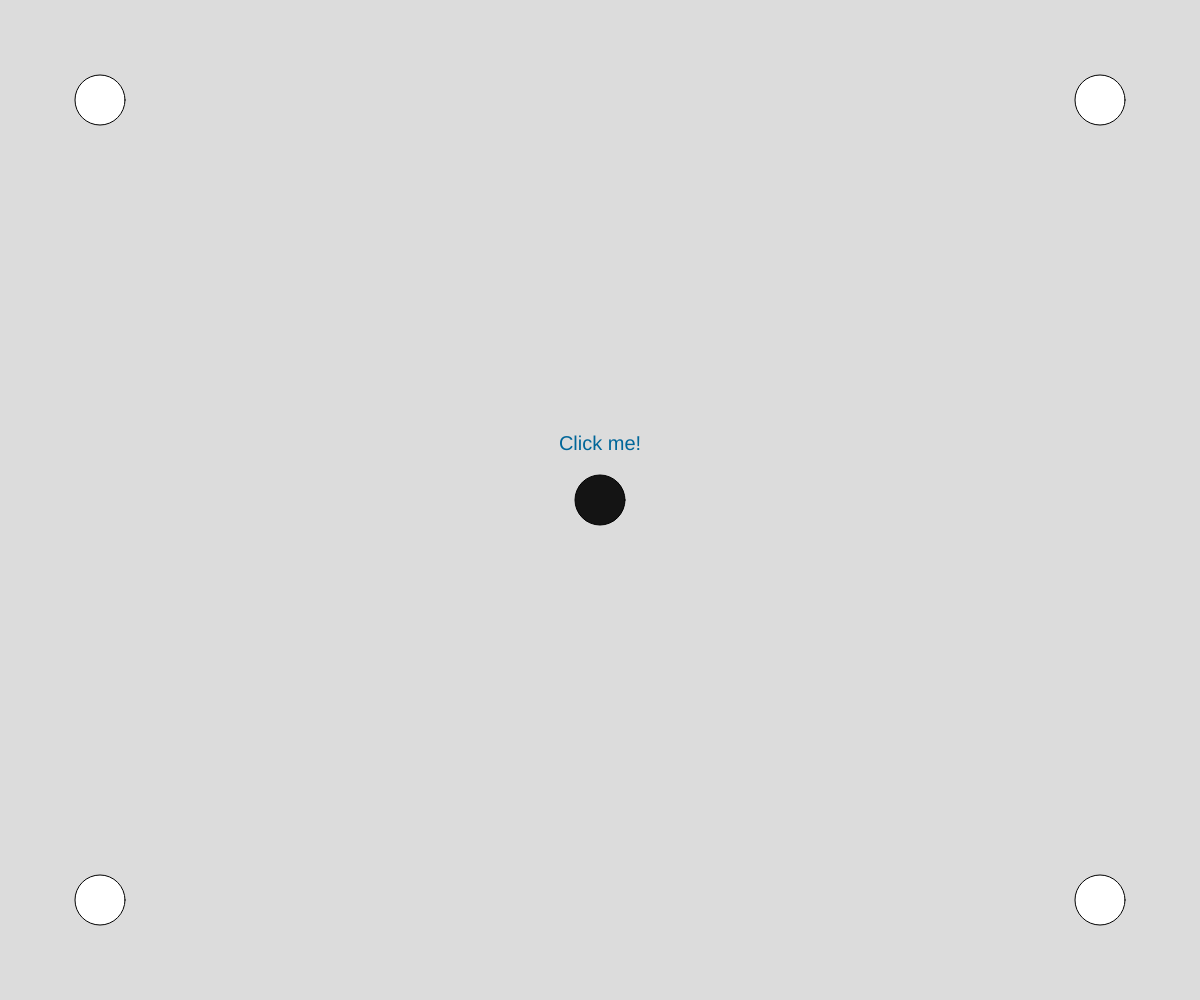
Frame 1 (no input)
Frame 60 (no input): identical to frame 1, image omitted
Frame 120 (the mouse pressed at the canvas centre since frame 60): identical to frame 1, image omitted

The p5.js sketch that drew this single still picture (run headless with seeded random() and noise() and a simulated clock; from frame 60 on, the mouse is pressed at the canvas centre):

// p5.js sketch
// ── sketch.js
let cnv;

function setup() {
  cnv = createCanvas(windowWidth, windowHeight);
  centerCanvas();
  background(255, 0, 200);
}

function draw() {
  background(220);

  const cSize = 50;
  fill(20);
  circle(width / 2, height / 2, cSize);
  fill(255);
  circle(100, 100, cSize);
  circle(width - 100, 100, cSize);
  circle(100, height - 100, cSize);
  circle(width - 100, height - 100, cSize);

  fill(0, 102, 153);
  textSize(20);
  textAlign(CENTER);
  text("Click me!", width / 2, height / 2 - cSize);
}

function mousePressed() {
  if (mouseX > 0 && mouseX < width && mouseY > 0 && mouseY < height) {
    let fs = fullscreen();
    fullscreen(!fs);
  }
}

function centerCanvas() {
  let x = (windowWidth - width) / 2;
  let y = (windowHeight - height) / 2;
  cnv.position(x, y);
}

function windowResized() {
  resizeCanvas(windowWidth, windowHeight);
  centerCanvas();
}
